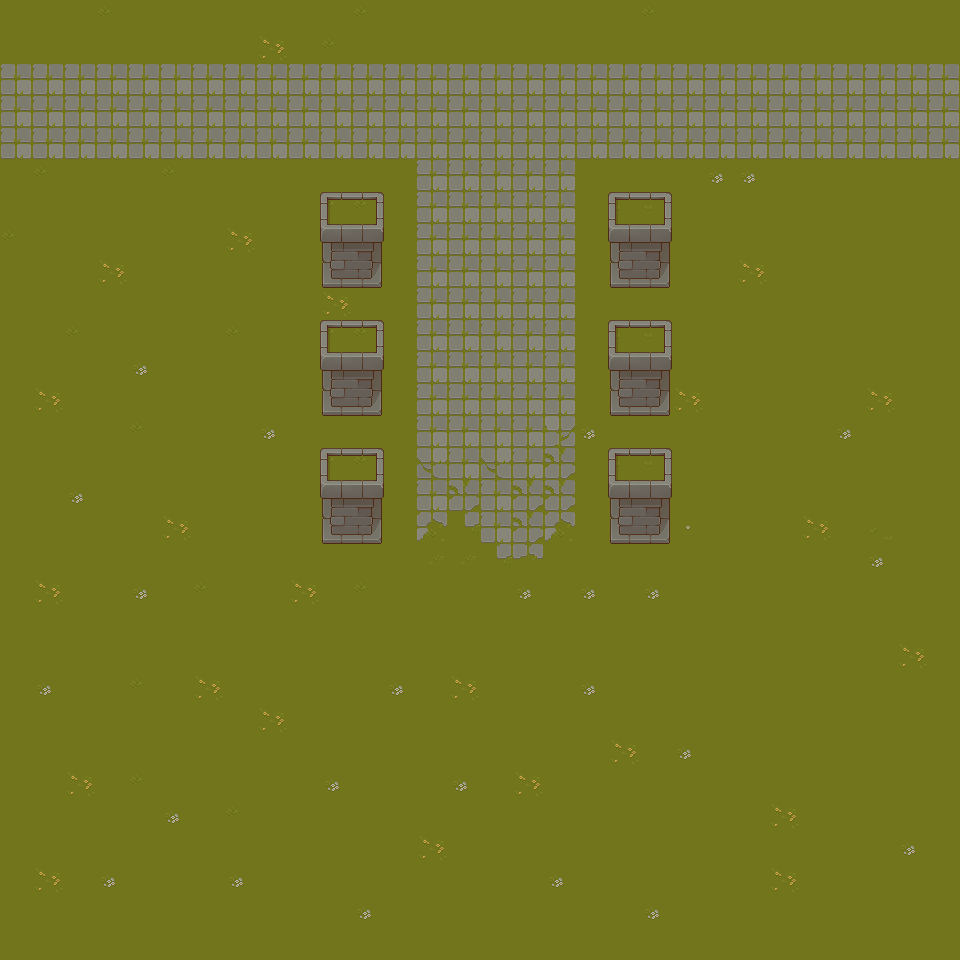

The image is a tile-based game level rendered from a .tmx file. Its description and complete source (layers, tilesets, objects, tile grids) follow:
An orthogonal 30x30 tile map with 32x32 px tiles, 2 tile layers (Tile Layer 1, Tile Layer 2), 2 tilesets and 6 objects.

<map version="1.10" tiledversion="1.11.2" orientation="orthogonal" renderorder="right-down" width="30" height="30" tilewidth="32" tileheight="32" infinite="0" nextlayerid="4" nextobjectid="15">
 <editorsettings>
  <export target="map_test.lua" format="lua" />
 </editorsettings>
 <tileset firstgid="1" name="Grass" tilewidth="32" tileheight="32" tilecount="64" columns="8">
  <image source="Texture/TX Tileset Grass.png" width="256" height="256" />
 </tileset>
 <tileset firstgid="65" name="Wall" tilewidth="32" tileheight="32" tilecount="256" columns="16">
  <image source="Texture/TX Tileset Wall.png" width="512" height="512" />
 </tileset>
 <layer id="1" name="Tile Layer 1" width="30" height="30">
  <data encoding="csv">
1,1,1,2,1,1,1,1,1,1,1,2,1,1,1,1,1,1,1,1,2,1,1,1,1,1,1,1,1,1,
1,1,1,1,1,1,1,1,30,1,2,1,1,1,1,1,1,1,1,1,1,1,1,1,1,1,1,1,1,1,
34,34,34,34,34,34,34,34,34,34,34,34,34,34,34,34,34,34,34,34,34,34,34,34,34,34,34,34,34,34,
34,34,34,34,34,34,34,34,34,34,34,34,34,34,34,34,34,34,34,34,34,34,34,34,34,34,34,34,34,34,
34,34,34,34,34,34,34,34,34,34,34,34,34,34,34,34,34,34,34,34,34,34,34,34,34,34,34,34,34,34,
1,2,1,1,1,2,1,1,1,1,1,1,1,34,34,34,34,34,1,1,1,1,13,13,1,1,1,1,1,1,
1,1,1,1,1,1,1,1,1,1,2,2,1,34,34,34,34,34,1,3,3,1,1,1,1,1,1,1,1,1,
2,1,1,1,1,1,1,30,1,1,2,2,1,34,34,34,34,34,1,3,3,1,1,1,1,1,1,1,1,1,
1,1,1,30,1,1,1,1,1,1,2,2,1,34,34,34,34,34,1,3,3,1,1,30,1,1,1,1,1,1,
1,1,1,1,1,1,1,1,1,1,30,1,1,34,34,34,34,34,1,1,1,1,1,1,1,1,1,1,1,1,
1,1,2,1,1,1,1,2,1,1,2,2,1,34,34,34,34,34,1,3,3,1,1,1,1,1,1,1,1,1,
1,1,1,1,13,1,1,1,1,1,2,2,1,34,34,34,34,34,1,3,3,1,1,1,1,1,1,1,1,1,
1,30,1,1,1,1,1,1,1,1,2,2,1,34,34,34,34,34,1,3,3,30,1,1,1,1,1,30,1,1,
1,1,1,1,2,1,1,1,13,1,1,1,1,34,34,34,34,42,13,1,1,1,1,1,1,1,13,1,1,1,
1,1,1,1,1,1,1,1,1,1,2,2,1,49,34,49,34,50,1,3,3,1,1,1,1,1,1,1,1,1,
1,1,13,1,1,1,1,1,1,1,2,2,1,34,50,34,50,50,1,3,3,1,1,1,1,1,1,1,1,1,
1,1,1,1,1,30,1,1,1,1,2,2,1,57,54,34,50,57,1,3,3,5,1,1,1,30,1,4,1,1,
1,1,1,1,1,1,1,1,1,1,1,1,1,28,28,54,47,1,1,1,1,1,1,1,1,1,1,13,1,1,
1,30,1,1,13,1,2,1,1,30,1,2,1,1,1,1,13,1,13,1,13,1,1,1,1,1,1,1,1,1,
1,1,1,1,1,1,1,1,1,1,1,1,1,1,1,1,1,1,1,1,1,1,1,1,1,1,1,1,1,1,
1,1,1,1,1,1,1,1,1,1,1,1,1,1,1,1,1,1,1,1,1,1,1,1,1,1,1,1,30,1,
1,13,1,1,2,1,30,1,1,1,1,1,13,1,30,1,1,1,13,1,1,1,1,1,1,1,1,1,1,1,
1,1,1,1,1,1,1,1,30,1,1,1,1,1,1,1,1,1,1,1,1,1,1,1,1,1,1,1,1,1,
1,1,1,1,1,1,1,1,1,1,1,1,1,1,1,1,1,1,1,30,1,13,1,1,1,1,1,1,1,1,
1,1,30,1,2,1,1,1,1,1,13,1,1,1,13,1,30,1,1,1,1,1,1,1,1,1,1,1,1,1,
1,1,1,1,1,13,1,2,1,1,1,1,1,1,1,1,1,1,1,1,1,1,1,1,30,1,1,1,1,1,
1,1,1,1,1,1,1,1,1,1,1,1,1,30,1,1,1,1,1,1,1,1,1,1,1,1,1,1,13,1,
1,30,1,13,1,1,1,13,1,1,1,1,1,1,1,1,1,13,1,1,1,1,1,1,30,1,1,1,1,1,
1,1,1,1,1,1,1,1,1,1,1,13,1,1,1,1,1,1,1,1,13,1,1,1,1,1,1,1,1,1,
1,1,1,1,1,1,1,1,1,1,1,1,1,1,1,1,1,1,1,1,1,1,1,1,1,1,1,1,1,1
</data>
 </layer>
 <layer id="3" name="Tile Layer 2" width="30" height="30">
  <data encoding="csv">
0,0,0,0,0,0,0,0,0,0,0,0,0,0,0,0,0,0,0,0,0,0,0,0,0,0,0,0,0,0,
0,0,0,0,0,0,0,0,0,0,0,0,0,0,0,0,0,0,0,0,0,0,0,0,0,0,0,0,0,0,
0,0,0,0,0,0,0,0,0,0,0,0,0,0,0,0,0,0,0,0,0,0,0,0,0,0,0,0,0,0,
0,0,0,0,0,0,0,0,0,0,0,0,0,0,0,0,0,0,0,0,0,0,0,0,0,0,0,0,0,0,
0,0,0,0,0,0,0,0,0,0,0,0,0,0,0,0,0,0,0,0,0,0,0,0,0,0,0,0,0,0,
0,0,0,0,0,0,0,0,0,0,0,0,0,0,0,0,0,0,0,0,0,0,0,0,0,0,0,0,0,0,
0,0,0,0,0,0,0,0,0,0,109,110,0,0,0,0,0,0,0,109,110,0,0,0,0,0,0,0,0,0,
0,0,0,0,0,0,0,0,0,0,125,126,0,0,0,0,0,0,0,125,126,0,0,0,0,0,0,0,0,0,
0,0,0,0,0,0,0,0,0,0,141,142,0,0,0,0,0,0,0,141,142,0,0,0,0,0,0,0,0,0,
0,0,0,0,0,0,0,0,0,0,0,0,0,0,0,0,0,0,0,0,0,0,0,0,0,0,0,0,0,0,
0,0,0,0,0,0,0,0,0,0,109,110,0,0,0,0,0,0,0,109,110,0,0,0,0,0,0,0,0,0,
0,0,0,0,0,0,0,0,0,0,125,126,0,0,0,0,0,0,0,125,126,0,0,0,0,0,0,0,0,0,
0,0,0,0,0,0,0,0,0,0,141,142,0,0,0,0,0,0,0,141,142,0,0,0,0,0,0,0,0,0,
0,0,0,0,0,0,0,0,0,0,0,0,0,0,0,0,0,0,0,0,0,0,0,0,0,0,0,0,0,0,
0,0,0,0,0,0,0,0,0,0,109,110,0,0,0,0,0,0,0,109,110,0,0,0,0,0,0,0,0,0,
0,0,0,0,0,0,0,0,0,0,125,126,0,0,0,0,0,0,0,125,126,0,0,0,0,0,0,0,0,0,
0,0,0,0,0,0,0,0,0,0,141,142,0,0,0,0,0,0,0,141,142,0,0,0,0,0,0,0,0,0,
0,0,0,0,0,0,0,0,0,0,0,0,0,0,0,0,0,0,0,0,0,0,0,0,0,0,0,0,0,0,
0,0,0,0,0,0,0,0,0,0,0,0,0,0,0,0,0,0,0,0,0,0,0,0,0,0,0,0,0,0,
0,0,0,0,0,0,0,0,0,0,0,0,0,0,0,0,0,0,0,0,0,0,0,0,0,0,0,0,0,0,
0,0,0,0,0,0,0,0,0,0,0,0,0,0,0,0,0,0,0,0,0,0,0,0,0,0,0,0,0,0,
0,0,0,0,0,0,0,0,0,0,0,0,0,0,0,0,0,0,0,0,0,0,0,0,0,0,0,0,0,0,
0,0,0,0,0,0,0,0,0,0,0,0,0,0,0,0,0,0,0,0,0,0,0,0,0,0,0,0,0,0,
0,0,0,0,0,0,0,0,0,0,0,0,0,0,0,0,0,0,0,0,0,0,0,0,0,0,0,0,0,0,
0,0,0,0,0,0,0,0,0,0,0,0,0,0,0,0,0,0,0,0,0,0,0,0,0,0,0,0,0,0,
0,0,0,0,0,0,0,0,0,0,0,0,0,0,0,0,0,0,0,0,0,0,0,0,0,0,0,0,0,0,
0,0,0,0,0,0,0,0,0,0,0,0,0,0,0,0,0,0,0,0,0,0,0,0,0,0,0,0,0,0,
0,0,0,0,0,0,0,0,0,0,0,0,0,0,0,0,0,0,0,0,0,0,0,0,0,0,0,0,0,0,
0,0,0,0,0,0,0,0,0,0,0,0,0,0,0,0,0,0,0,0,0,0,0,0,0,0,0,0,0,0,
0,0,0,0,0,0,0,0,0,0,0,0,0,0,0,0,0,0,0,0,0,0,0,0,0,0,0,0,0,0
</data>
 </layer>
 <objectgroup id="2" name="Walls" locked="1">
  <object id="7" x="320" y="192" width="64" height="96" />
  <object id="8" x="320" y="320" width="64" height="96" />
  <object id="9" x="320" y="448" width="64" height="96" />
  <object id="10" x="608" y="192" width="64" height="96" />
  <object id="11" x="608" y="320" width="64" height="96" />
  <object id="12" x="608" y="448" width="64" height="96" />
 </objectgroup>
</map>
